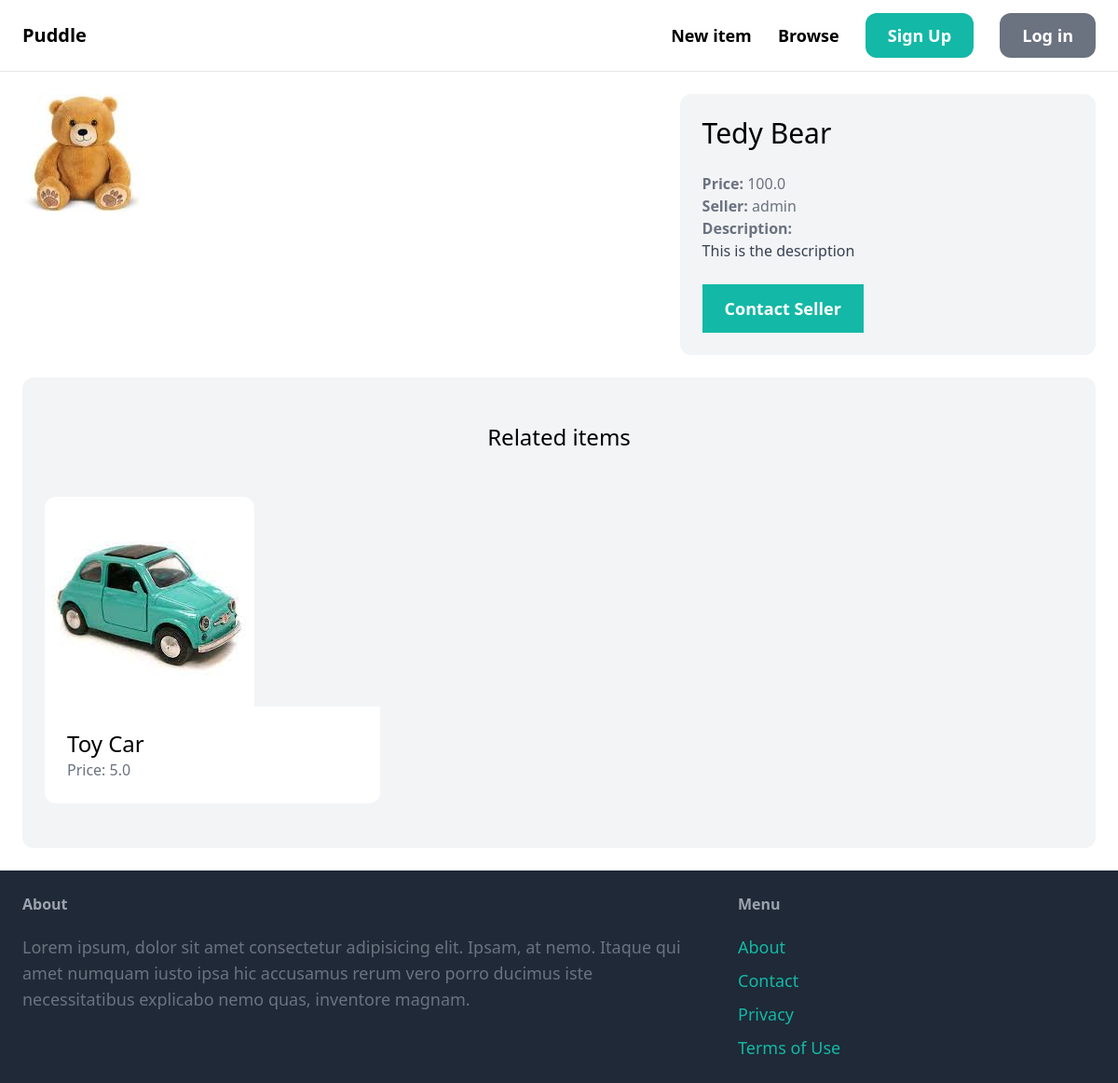
Page /items/1/ on the committed database.
### core/models.py (models this page shows, shortened)
class Item(models.Model):
    category=models.ForeignKey(Category,related_name='items',on_delete=models.CASCADE)
    name=models.CharField(max_length=255)
    description=models.TextField(blank=True,null=True)
    price=models.FloatField()
    image=models.ImageField(upload_to='item_images',blank=True,null=True)
    is_sold=models.BooleanField(default=False)
    created_by=models.ForeignKey(User, related_name='items',on_delete=models.CASCADE)
    created_at=models.DateTimeField(auto_now_add=True)

### item/views.py (the view)
# urls.py: path('<int:pk>/', views.detail, name='detail'),
def detail(request, pk):
    item = get_object_or_404(Item, pk=pk)
    related_items= Item.objects.filter(category=item.category, is_sold=False).exclude(pk=pk)[0:3]
    return render(request,'item/detail.html',{
        'item': item,
        'related_items':related_items
    })

### item/templates/item/detail.html (shortened to what this page needs)
{% extends 'core/base.html' %}
{% block content %}
<div class="grid grid-cols-5 gap-6">
    <div class="col-span-3">
        <img src="{{ item.image.url }}" class="rounded-xl">
    </div>
    <div class="col-span-2 p-6 bg-gray-100 rounded-xl">
        <h1 class="mb-6 text-3xl">{{ item.name }}</h1>
        <p class="text-gray-500"><strong>Price: </strong>{{ item.price }}</p>
        <p class="text-gray-500"><strong>Seller: </strong>{{ item.created_by.username }}</p>
        {% if item.description %}
            <p class="text-gray-700">
                <strong class="text-gray-500">Description: </strong><br>
                {{ item.description }}
            </p>
        {% endif %}
        {% if request.user == item.created_by %}
            <div class="mt-6 p-6 bg-white rounded-xl">
                <p>This is your item</p>
                <a href="{% url 'item:edit' item.id %}" class="inline-block mt-6 px-6 py-3 text-lg font-semibold bg-teal-500 rounded-xl">Edit</a>
                <a href="{% url 'item:delete' item.id %}" class="inline-block mt-6 px-6 py-3 text-lg font-semibold bg-red-500 rounded-xl">Delete</a>
            </div>
            {% else %}
        <a href="{% url 'conversation:new' item.id %}" class="inline-block mt-6 px-6 py-3 text-lg font-semibold bg-teal-500 text-white hover:bg-teal-700">Contact Seller</a>
        {% endif %}
    </div>
</div>
<div class="mt-6 px-6 py-12 bg-gray-100 rounded-xl">
    <h2 class="mb-12 text-2xl text-center">Related items</h2>
    <div class="grid grid-cols-3 gap-3">
        {% for item in related_items %}
            <div>
                <a href="{% url 'item:detail' item.id %}">
                    <div>
                        <img src="{{ item.image.url }}" class="rounded-t-xl">
                        <div class="p-6 bg-white rounded-b-xl">
                            <h2 class="text-2xl">{{ item.name }}</h2>
                            <p class="text-gray-500">Price: {{ item.price }}</p>
                        </div>
                    </div>
                </a>
            </div>
        {% endfor %}
    </div>
</div>
{% endblock %}

### rows in the picture
Item: image (picture), name "Tedy Bear", price "100.0", created_by.username "admin", description "This is the description"
Item: image (picture), name "Toy Car", price "5.0"
